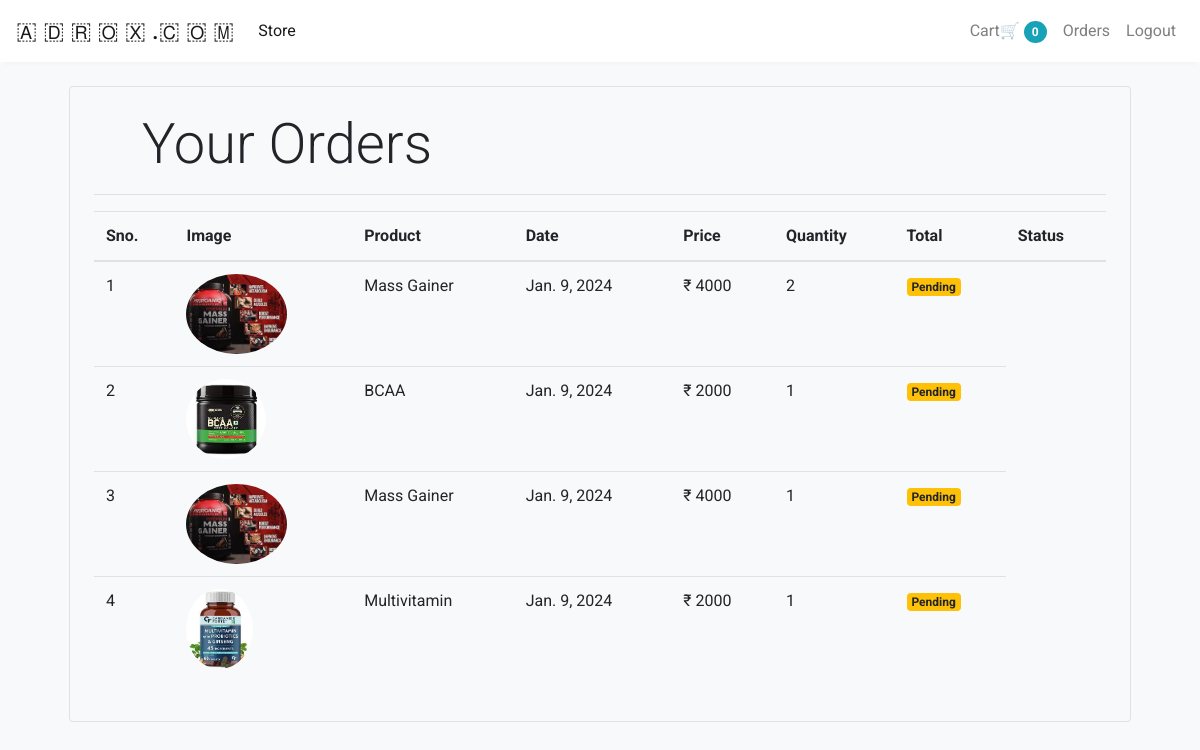
Screenshot of /orders (signed in) with the database file from the repository.
### adroxxapp/models/orders.py (models this page shows, shortened)
class Order(models.Model):
    product = models.ForeignKey(Product,
                                on_delete=models.CASCADE)
    customer = models.ForeignKey(Customer,
                                 on_delete=models.CASCADE)
    quantity = models.IntegerField(default=1)
    price = models.IntegerField()
    address = models.CharField(max_length=50, default='', blank=True)
    phone = models.CharField(max_length=50, default='', blank=True)
    date = models.DateField(default=datetime.datetime.today)
    status = models.BooleanField(default=False)
    @staticmethod
    def get_orders_by_customer(customer_id):
        return Order.objects.filter(customer=customer_id).order_by('-date')

### adroxxapp/models/product.py (models this page shows, shortened)
class Product(models.Model):
    name = models.CharField(max_length=50)
    price = models.IntegerField(default=0)
    category = models.ForeignKey(Category, on_delete=models.CASCADE, default=1)
    description = models.CharField(max_length=200, default='', null=True, blank=True)
    image = models.ImageField(upload_to='uploads/products/')

### adroxxapp/middlewares/auth.py (the view)
    def middleware(request):
        print(request.session.get('customer'))
        returnUrl = request.META['PATH_INFO']
        print(request.META['PATH_INFO'])
        if not request.session.get('customer'):
            return redirect(f'login?return_url={returnUrl}')
        response = get_response(request)
        return response

### adroxxapp/templatetags/custom_filter.py (called while the page is built)
@register.filter(name='currency')
def currency(number):
    return "₹ "+str(number)

### adroxxapp/views/orders.py (called while the page is built)
    def get(self , request ):
        customer = request.session.get('customer')
        orders = Order.get_orders_by_customer(customer)
        print(orders)
        return render(request , 'orders.html'  , {'orders' : orders})

### adroxxapp/templates/orders.html
{% extends 'base.html' %}
{% block content %}
{% load cart %}
{% load custom_filter %}
<div class="container">
   <div class="border rounded p-4 m-4">
        <p class="display-4 pl-4 ml-4">Your Orders</p>
        <hr>
        <table class="table">
            <thead>
                <tr>
                    <th>Sno.</th>
                    <th>Image</th>
                    <th>Product</th>
                    <th>Date</th>
                    <th>Price</th>
                    <th>Quantity</th>
                    <th>Total</th>
                    <th>Status</th>
                </tr>
            </thead>
            <tbody>
                {% for order in orders %}
                <tr>
                    <td>{{forloop.counter}}</td>
                    <td><img style="height: 80px;" class="rounded-circle" src="{{order.product.image.url}}" alt=""></td>
                    <td>{{order.product.name}}</td>
                    <td>{{order.date}}</td>
                    <td>{{order.price|currency}}</td>
                    <td>{{order.quantity}}</td>
                    {% if order.status %}
                    <td><small class="badge badge-success">Completed</small></td>
                    {%else%}
                    <td><small class="badge badge-warning">Pending</small></td>
                    {% endif %}
                </tr>
                {% endfor %}
            </tbody>
        </table>
   </div>
</div>
{% endblock %}

### adroxxapp/templates/base.html (style rules this page uses)
body { font-family: 'Roboto', sans-serif; background-color: #f8f9fa; }

### rows the page displays
Order: product.image (picture), product.name "Mass Gainer", date "Jan. 9, 2024", price "₹ 4000", quantity "2", status "Pending"
Order: product.image (picture), product.name "BCAA", date "Jan. 9, 2024", price "₹ 2000", quantity "1", status "Pending"
Order: product.image (picture), product.name "Mass Gainer", date "Jan. 9, 2024", price "₹ 4000", quantity "1", status "Pending"
Order: product.image (picture), product.name "Multivitamin", date "Jan. 9, 2024", price "₹ 2000", quantity "1", status "Pending"

### other values shown
{{ request.session.cart.keys|length }} "0"
